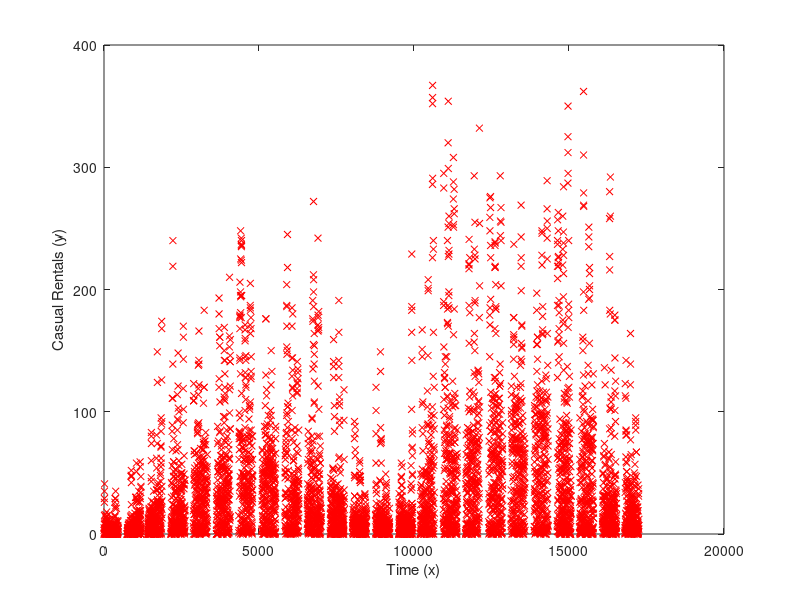

This chart was generated by the following MATLAB code: (Note: this script raises an error after producing the figure.)
%% Kaggle Bikes Rental ML challange
%
% X or Xtest:
% datetime,season,holiday,workingday,weather,temp,atemp,humidity,windspeed
% y, yr
% casual,registered
% Original data in train.csv and test.csv. Dumped in bikes_data.mat for
% speed.
%% Initialization
clear all; close all; clc
%warning('off', 'Octave:possible-matlab-short-circuit-operator');

%% =========== Part 1: Loading and Visualizing Data =============
% Load Training Data
% fprintf('Loading training data...\n');
load('bikes_data.mat'); % X, y, yr and Xchallenge will be populated.
total = y + yr; % total count 

%Xorg = X(:,1); % For now, just use timestamp
%Xorg = [X(:,1) X(:,7)]; % For now, just use timestamp and atemp
Xorg = X;
yorg = y;
rndi = randperm(size(X,1));
mtrain = round(size(X,1)*0.6);
mval   = round(size(X,1)*0.2);
mtest  = size(X,1) - mtrain - mval;
X     = Xorg(rndi(1:mtrain), :);
y     = yorg(rndi(1:mtrain));
Xval  = Xorg(rndi(mtrain+1:mtrain+mval), :);
yval  = yorg(rndi(mtrain+1:mtrain+mval), :);
Xtest = Xorg(rndi(mtrain+mval+1:end), :);
ytest = yorg(rndi(mtrain+mval+1:end), :);
%X     = [X(:,1:6) X(:,8:N)]; % Remove atemp column
%Xtest = [Xtest(:,1:6) Xtest(:,8:N)]; % Remove atemp column
m     = size(X, 1);

% Plot training data
plot(X(:,1), y, 'rx', 'MarkerSize', 5, 'LineWidth', 0.7);
xlabel('Time (x)');
ylabel('Casual Rentals (y)');


%% =========== Feature Mapping for Polynomial Regression =============
p = 9;

% Map X onto Polynomial Features and Normalize
X_poly = polyFeatures(X, p);
[X_poly, mu, sigma] = featureNormalize(X_poly);  % Normalize
X_poly = [ones(m, 1), X_poly];                   % Add Ones

% Map X_poly_test and normalize (using mu and sigma)
X_poly_test = polyFeatures(Xtest, p);
X_poly_test = bsxfun(@minus, X_poly_test, mu);
X_poly_test = bsxfun(@rdivide, X_poly_test, sigma);
X_poly_test = [ones(size(X_poly_test, 1), 1), X_poly_test];   % Add Ones

% Map X_poly_val and normalize (using mu and sigma)
X_poly_val = polyFeatures(Xval, p);
X_poly_val = bsxfun(@minus, X_poly_val, mu);
X_poly_val = bsxfun(@rdivide, X_poly_val, sigma);
X_poly_val = [ones(size(X_poly_val, 1), 1), X_poly_val];      % Add Ones

fprintf('Normalized Training Example 1:\n');
fprintf(' %f \n', X_poly(1, :));
fprintf('\nProgram paused. Press enter to continue.\n');
pause;



%% =========== Polynomial Regression =============
lambda = 0.01;
[theta] = trainLinearReg(X_poly, y, lambda);

% % figure(2);
% % [error_train, error_val scount] = ...
% %     learningCurve(X_poly, y, X_poly_val, yval, lambda);
% % plot(scount, error_train, scount, error_val);
% % 
% % title(sprintf('Polynomial Regression Learning Curve (lambda = %f)', lambda));
% % xlabel('Number of training examples')
% % ylabel('Error')
% % %axis([0 13 0 100])
% % legend('Train', 'Cross Validation')
% % 
% % fprintf('Polynomial Regression (lambda = %f)\n\n', lambda);
% % fprintf('# Training Examples\tTrain Error\tCross Validation Error\n');
% % for i = 1:length(scount)
% %     fprintf('  \t%d\t\t%f\t%f\n', scount(i), error_train(i), error_val(i));
% % end
% % 
% % fprintf('Program paused. Press enter to continue.\n');
% % pause;

%% =========== Part 8: Validation for Selecting Lambda =============
% % %  You will now implement validationCurve to test various values of 
% % %  lambda on a validation set. You will then use this to select the
% % %  "best" lambda value.
% % %
% % 
% % [lambda_vec, error_train, error_val] = ...
% %     validationCurve(X_poly, y, X_poly_val, yval);
% % 
% % close all;
% % plot(lambda_vec, error_train, lambda_vec, error_val);
% % legend('Train', 'Cross Validation');
% % xlabel('lambda');
% % ylabel('Error');
% % 
% % fprintf('lambda\t\tTrain Error\tValidation Error\n');
% % for i = 1:length(lambda_vec)
% % 	fprintf(' %f\t%f\t%f\n', ...
% %             lambda_vec(i), error_train(i), error_val(i));
% % end
% % 
% % fprintf('Program paused. Press enter to continue.\n');
% % pause;





%% Predict
% Display normal equation's result
fprintf('Theta computed from the normal equations: \n');
fprintf(' %3.4f', theta);
fprintf('\n\n');


% Estimate the rental count
fprintf(['Predicted count of rentals:\n']);
pred = zeros(m,1);
n = size(X_poly, 2) - 1;
for i = 1:m
  count = theta(1);
  for f = 2:n+1
    count = count + theta(f) * X_poly(i,f);
  end
  if (i<=10)
    fprintf(' x = [');
    fprintf(' %3.4f', X_poly(i,:));
    fprintf('], y = %.0f,\tcount = %.0f\n', y(i,1), count);
  end
  %if (count > 0)
    pred(i) = count;
  %end
end

mad = mean(norm(y-pred));
fprintf('MAD = %.0f\n', mad);
